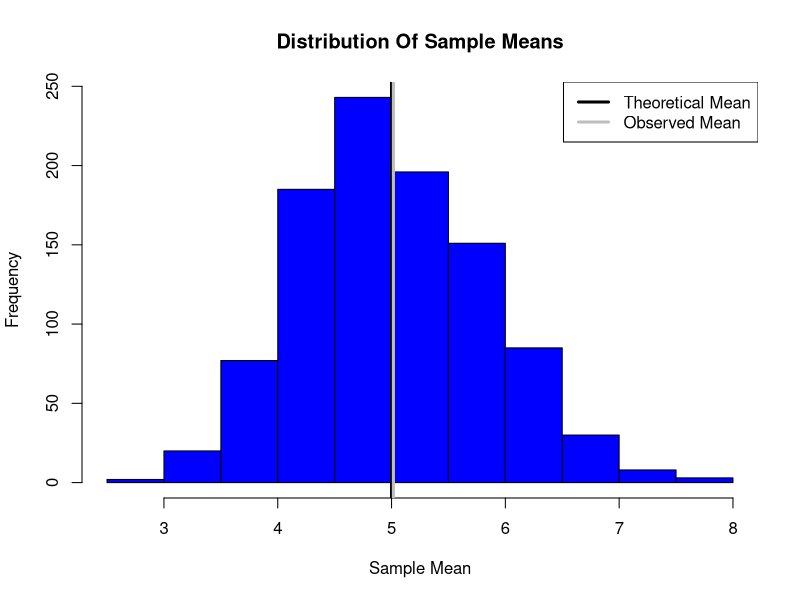
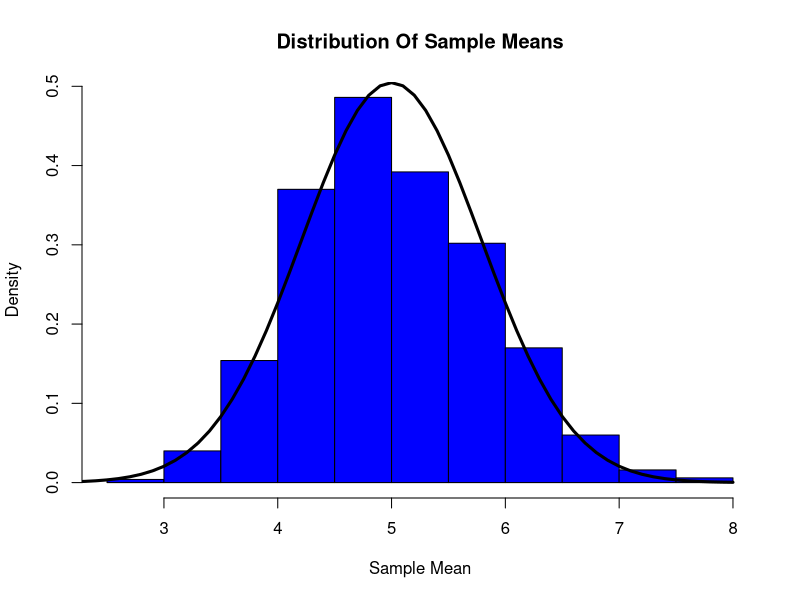
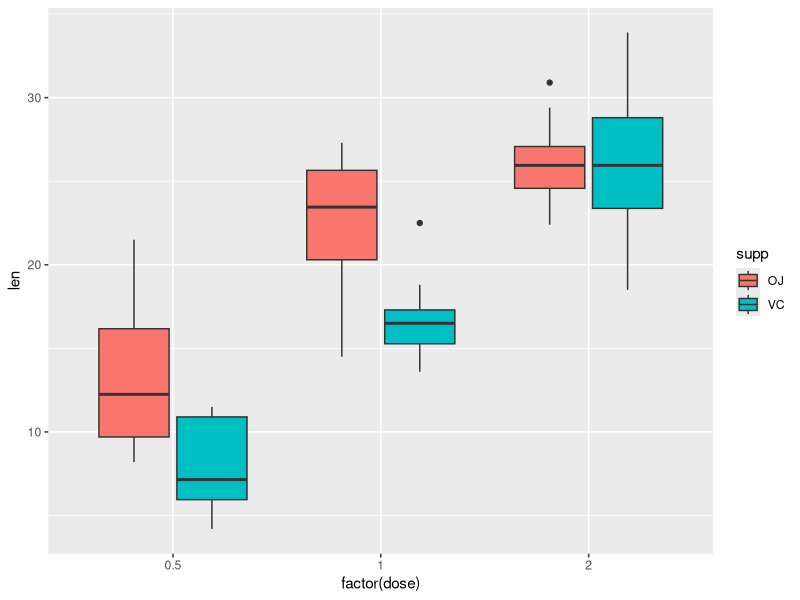
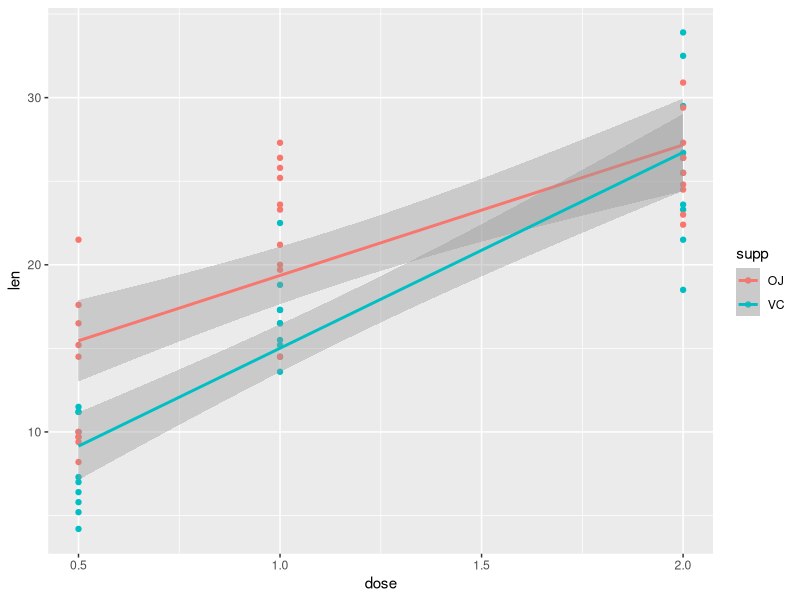

Recreate these plots in R, in order. (Note: this script raises an error after producing the figures.)
## ---- chunk 1
knitr::opts_chunk$set(echo = TRUE)
## ---- chunk 2
set.seed(2)
no_Of_Simulations = 1000
n = 40
lambda = 0.2
means = NULL
for(i in 1:no_Of_Simulations)
{
  sample = rexp(n,lambda)
  means = c(means,mean(sample))
}
## ---- chunk 3
hist(means,main='Distribution Of Sample Means',xlab='Sample Mean',col='blue')
abline(v=1/lambda,col='black',lwd=3)
abline(v=mean(means),col='grey',lwd=3)
legend(x='topright',col=c('black','grey'),legend=c("Theoretical Mean","Observed Mean"),lwd=3)
## ---- chunk 4
# Theoretical Mean
m1 = 1/lambda
print(m1)
# Observed Mean
m2 = mean(means)
print(m2)
# Absolute Difference
adiff = abs(m1 - m2)
print(adiff)

## ---- chunk 5
# Compare Variance Of Sample Means To Theoretical Variance
# Theoretical Variance
v1 = (1/(lambda*lambda*n))
print(v1)
# Observed Variance
v2 = var(means)
print(v2)
# Absolute Difference
adiff = abs(v1-v2)
print(adiff)
## ---- chunk 6
# Showing Approximate Normality
hist(means,main='Distribution Of Sample Means',xlab='Sample Mean',col='blue',prob=T)
x = seq(-3,8,0.1)
y = dnorm(x,mean=m1,sd=sqrt(v1))
lines(x,y,lwd=3)
## ---- chunk 7
library(tidyverse)
## ---- chunk 8
df <- ToothGrowth
summary(df)
# skimr::skim(df)
# df %>% group_by(dose) %>% skimr::skim() 
#df %>% group_by(supp) %>% skimr::skim() 
#df %>% group_by(supp,dose) %>% skimr::skim() 
## ---- chunk 9

ggplot(data = df) + geom_boxplot(aes(x =factor(dose), y= len , fill =supp))  

## ---- chunk 10
ggplot(data = df ,aes(x= dose ,y=len ,col = supp)) + 
  geom_point() +
  geom_smooth(method = lm)
## ---- chunk 11
# Does Tooth Length vary with Dose for Orange Juice?  
df2 = df[df$supp=="OJ" & df$dose %in% c(0.5,1.0),]
t.test(len ~ dose, data = df2, var.equal=FALSE, paired = FALSE, alternative="greater")
df2 = df[df$supp=="OJ" & df$dose %in% c(1.0,2.0),]
t.test(len ~ dose, data = df2, var.equal=FALSE, paired = FALSE, alternative="greater")
## ---- chunk 12
# Does Tooth Length vary with Dose for Vitamin C?  
df2 = df[df$supp=="VC" & df$dose %in% c(0.5,1.0),]
t.test(len ~ dose, data = df2, var.equal=FALSE, paired = FALSE, alternative="greater")
df2 = df[df$supp=="VC" & df$dose %in% c(1.0,2.0),]
t.test(len ~ dose, data = df2, var.equal=FALSE, paired = FALSE, alternative="greater")
## ---- chunk 13
# Does Tooth Length vary with just supplement type?

t.test(len ~ supp, data = df, var.equal=FALSE, paired = FALSE)
## ---- chunk 14
# Does Tooth Length vary with supplement type for Dose of 0.5
df2 = df[df$dose %in% c(0.5),]
t.test(len ~ supp, data = df, var.equal=FALSE, paired = FALSE,alternative="less")
# Does Tooth Length vary with supplement type for Dose of 1.0
df2 = df[df$dose %in% c(1.0),]
t.test(len ~ supp, data = df, var.equal=FALSE, paired = FALSE,alternative="less")
# Does Tooth Length vary with supplement type for Dose of 2.0
df2 = df[df$dose %in% c(2.0),]
t.test(len ~ supp, data = df, var.equal=FALSE, paired = FALSE)
